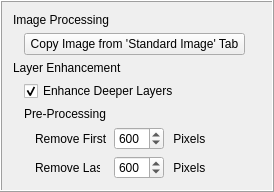
             <widget class="QFrame" name="frame_4">
              <property name="sizePolicy">
               <sizepolicy hsizetype="Fixed" vsizetype="Fixed">
                <horstretch>0</horstretch>
                <verstretch>0</verstretch>
               </sizepolicy>
              </property>
              <property name="minimumSize">
               <size>
                <width>0</width>
                <height>0</height>
               </size>
              </property>
              <property name="frameShape">
               <enum>QFrame::Box</enum>
              </property>
              <property name="frameShadow">
               <enum>QFrame::Raised</enum>
              </property>
              <layout class="QGridLayout" name="gridLayout_48">
               <item row="0" column="0">
                <layout class="QGridLayout" name="gridLayout_49">
                 <property name="sizeConstraint">
                  <enum>QLayout::SetFixedSize</enum>
                 </property>
                 <item row="5" column="1" colspan="4">
                  <widget class="QLabel" name="label_97">
                   <property name="text">
                    <string>Pre-Processing</string>
                   </property>
                  </widget>
                 </item>
                 <item row="7" column="4">
                  <widget class="QLabel" name="label_88">
                   <property name="enabled">
                    <bool>true</bool>
                   </property>
                   <property name="sizePolicy">
                    <sizepolicy hsizetype="Fixed" vsizetype="Preferred">
                     <horstretch>0</horstretch>
                     <verstretch>0</verstretch>
                    </sizepolicy>
                   </property>
                   <property name="minimumSize">
                    <size>
                     <width>91</width>
                     <height>0</height>
                    </size>
                   </property>
                   <property name="text">
                    <string> Pixels</string>
                   </property>
                  </widget>
                 </item>
                 <item row="6" column="2">
                  <widget class="QLabel" name="label_87">
                   <property name="sizePolicy">
                    <sizepolicy hsizetype="Fixed" vsizetype="Preferred">
                     <horstretch>0</horstretch>
                     <verstretch>0</verstretch>
                    </sizepolicy>
                   </property>
                   <property name="text">
                    <string>Remove First</string>
                   </property>
                  </widget>
                 </item>
                 <item row="6" column="3">
                  <widget class="QSpinBox" name="processing_removefirstpixels">
                   <property name="maximumSize">
                    <size>
                     <width>50</width>
                     <height>16777215</height>
                    </size>
                   </property>
                   <property name="keyboardTracking">
                    <bool>false</bool>
                   </property>
                   <property name="maximum">
                    <number>9999</number>
                   </property>
                   <property name="value">
                    <number>600</number>
                   </property>
                  </widget>
                 </item>
                 <item row="6" column="4">
                  <widget class="QLabel" name="label_18">
                   <property name="enabled">
                    <bool>true</bool>
                   </property>
                   <property name="sizePolicy">
                    <sizepolicy hsizetype="Fixed" vsizetype="Preferred">
                     <horstretch>0</horstretch>
                     <verstretch>0</verstretch>
                    </sizepolicy>
                   </property>
                   <property name="minimumSize">
                    <size>
                     <width>91</width>
                     <height>0</height>
                    </size>
                   </property>
                   <property name="text">
                    <string> Pixels</string>
                   </property>
                  </widget>
                 </item>
                 <item row="7" column="2">
                  <widget class="QLabel" name="label_17">
                   <property name="sizePolicy">
                    <sizepolicy hsizetype="Fixed" vsizetype="Preferred">
                     <horstretch>0</horstretch>
                     <verstretch>0</verstretch>
                    </sizepolicy>
                   </property>
                   <property name="maximumSize">
                    <size>
                     <width>65</width>
                     <height>16777215</height>
                    </size>
                   </property>
                   <property name="text">
                    <string>Remove Last</string>
                   </property>
                  </widget>
                 </item>
                 <item row="1" column="0">
                  <spacer name="horizontalSpacer_58">
                   <property name="orientation">
                    <enum>Qt::Horizontal</enum>
                   </property>
                   <property name="sizeType">
                    <enum>QSizePolicy::Fixed</enum>
                   </property>
                   <property name="sizeHint" stdset="0">
                    <size>
                     <width>5</width>
                     <height>20</height>
                    </size>
                   </property>
                  </spacer>
                 </item>
                 <item row="1" column="1" colspan="4">
                  <widget class="QPushButton" name="processing_copyimagefromstandard_button">
                   <property name="maximumSize">
                    <size>
                     <width>221</width>
                     <height>16777215</height>
                    </size>
                   </property>
                   <property name="text">
                    <string>Copy Image from 'Standard Image' Tab</string>
                   </property>
                  </widget>
                 </item>
                 <item row="3" column="0" colspan="5">
                  <widget class="QLabel" name="label_16">
                   <property name="text">
                    <string>Layer Enhancement</string>
                   </property>
                  </widget>
                 </item>
                 <item row="7" column="3">
                  <widget class="QSpinBox" name="processing_removelastpixels">
                   <property name="maximumSize">
                    <size>
                     <width>50</width>
                     <height>16777215</height>
                    </size>
                   </property>
                   <property name="keyboardTracking">
                    <bool>false</bool>
                   </property>
                   <property name="maximum">
                    <number>9999</number>
                   </property>
                   <property name="value">
                    <number>600</number>
                   </property>
                  </widget>
                 </item>
                 <item row="6" column="1">
                  <spacer name="horizontalSpacer_14">
                   <property name="orientation">
                    <enum>Qt::Horizontal</enum>
                   </property>
                   <property name="sizeType">
                    <enum>QSizePolicy::Fixed</enum>
                   </property>
                   <property name="sizeHint" stdset="0">
                    <size>
                     <width>5</width>
                     <height>20</height>
                    </size>
                   </property>
                  </spacer>
                 </item>
                 <item row="4" column="1" colspan="4">
                  <widget class="QCheckBox" name="processing_enhancedeeperlayers_check">
                   <property name="enabled">
                    <bool>true</bool>
                   </property>
                   <property name="sizePolicy">
                    <sizepolicy hsizetype="Fixed" vsizetype="Fixed">
                     <horstretch>0</horstretch>
                     <verstretch>0</verstretch>
                    </sizepolicy>
                   </property>
                   <property name="minimumSize">
                    <size>
                     <width>221</width>
                     <height>20</height>
                    </size>
                   </property>
                   <property name="maximumSize">
                    <size>
                     <width>16777215</width>
                     <height>30</height>
                    </size>
                   </property>
                   <property name="text">
                    <string>Enhance Deeper Layers</string>
                   </property>
                   <property name="checked">
                    <bool>true</bool>
                   </property>
                  </widget>
                 </item>
                 <item row="0" column="0" colspan="5">
                  <widget class="QLabel" name="label_73">
                   <property name="sizePolicy">
                    <sizepolicy hsizetype="Fixed" vsizetype="Fixed">
                     <horstretch>0</horstretch>
                     <verstretch>0</verstretch>
                    </sizepolicy>
                   </property>
                   <property name="minimumSize">
                    <size>
                     <width>237</width>
                     <height>0</height>
                    </size>
                   </property>
                   <property name="maximumSize">
                    <size>
                     <width>238</width>
                     <height>16777215</height>
                    </size>
                   </property>
                   <property name="text">
                    <string>Image Processing</string>
                   </property>
                   <property name="textInteractionFlags">
                    <set>Qt::LinksAccessibleByMouse|Qt::TextSelectableByMouse</set>
                   </property>
                  </widget>
                 </item>
                </layout>
               </item>
              </layout>
             </widget>
